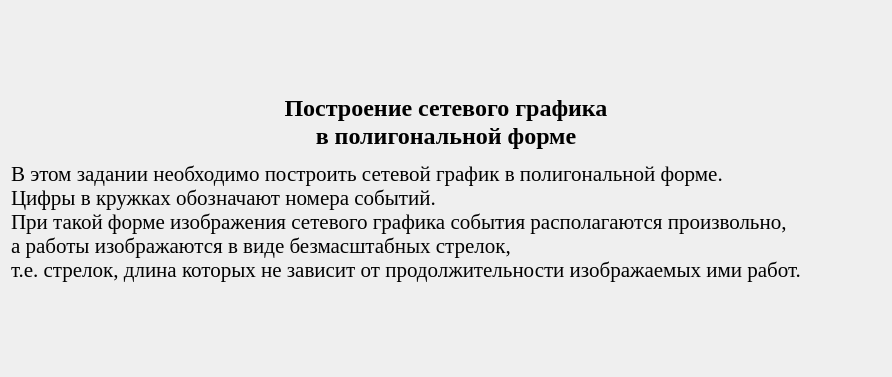
<?xml version="1.0" encoding="UTF-8"?>
<ui version="4.0">
 <class>TextTask1</class>
 <widget class="QDialog" name="TextTask1">
  <property name="geometry">
   <rect>
    <x>0</x>
    <y>0</y>
    <width>892</width>
    <height>377</height>
   </rect>
  </property>
  <property name="font">
   <font>
    <family>Times New Roman</family>
    <pointsize>16</pointsize>
   </font>
  </property>
  <property name="windowTitle">
   <string>Задание 1</string>
  </property>
  <layout class="QVBoxLayout" name="verticalLayout">
   <item>
    <widget class="QLabel" name="label">
     <property name="font">
      <font>
       <family>Times New Roman</family>
       <pointsize>16</pointsize>
      </font>
     </property>
     <property name="text">
      <string>&lt;html&gt;&lt;head/&gt;&lt;body&gt;&lt;p align=&quot;center&quot;&gt;&lt;span style=&quot; font-size:18pt; font-weight:600;&quot;&gt;Построение сетевого графика&lt;br/&gt;в полигональной форме&lt;/span&gt;&lt;/p&gt;&lt;p align=&quot;justify&quot;&gt;В этом задании необходимо построить сетевой график в полигональной форме. &lt;br/&gt;Цифры в кружках обозначают номера событий.&lt;br/&gt;При такой форме изображения сетевого графика события располагаются произвольно, &lt;br/&gt;а работы изображаются в виде безмасштабных стрелок, &lt;br/&gt;т.е. стрелок, длина которых не зависит от продолжительности изображаемых ими работ.&lt;/p&gt;&lt;/body&gt;&lt;/html&gt;</string>
     </property>
    </widget>
   </item>
  </layout>
 </widget>
 <resources/>
 <connections/>
</ui>
